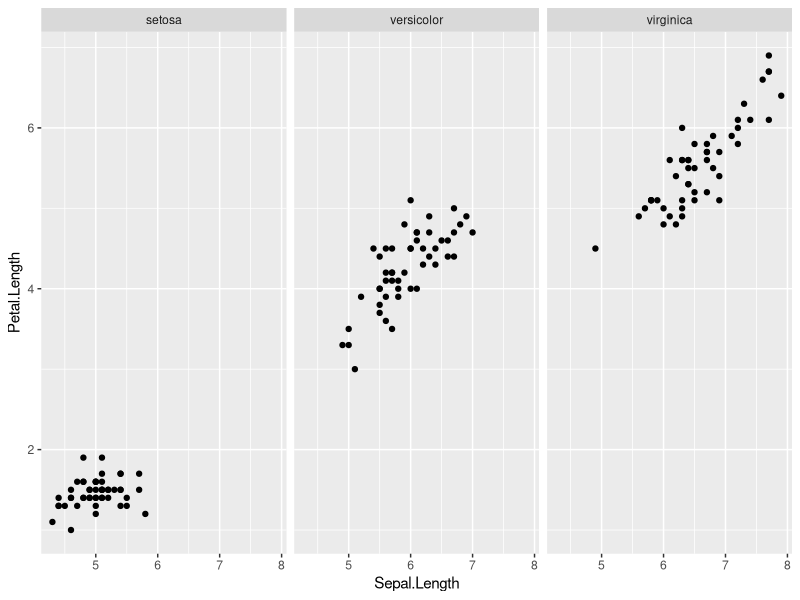

Write the R code that produced this figure.
## ---- chunk 1
data(iris)
#summary(iris)
library(ggplot2)
p <- ggplot(iris,aes(Sepal.Length,Petal.Length)) + geom_point()
p <- p + facet_grid(. ~ Species)
p

